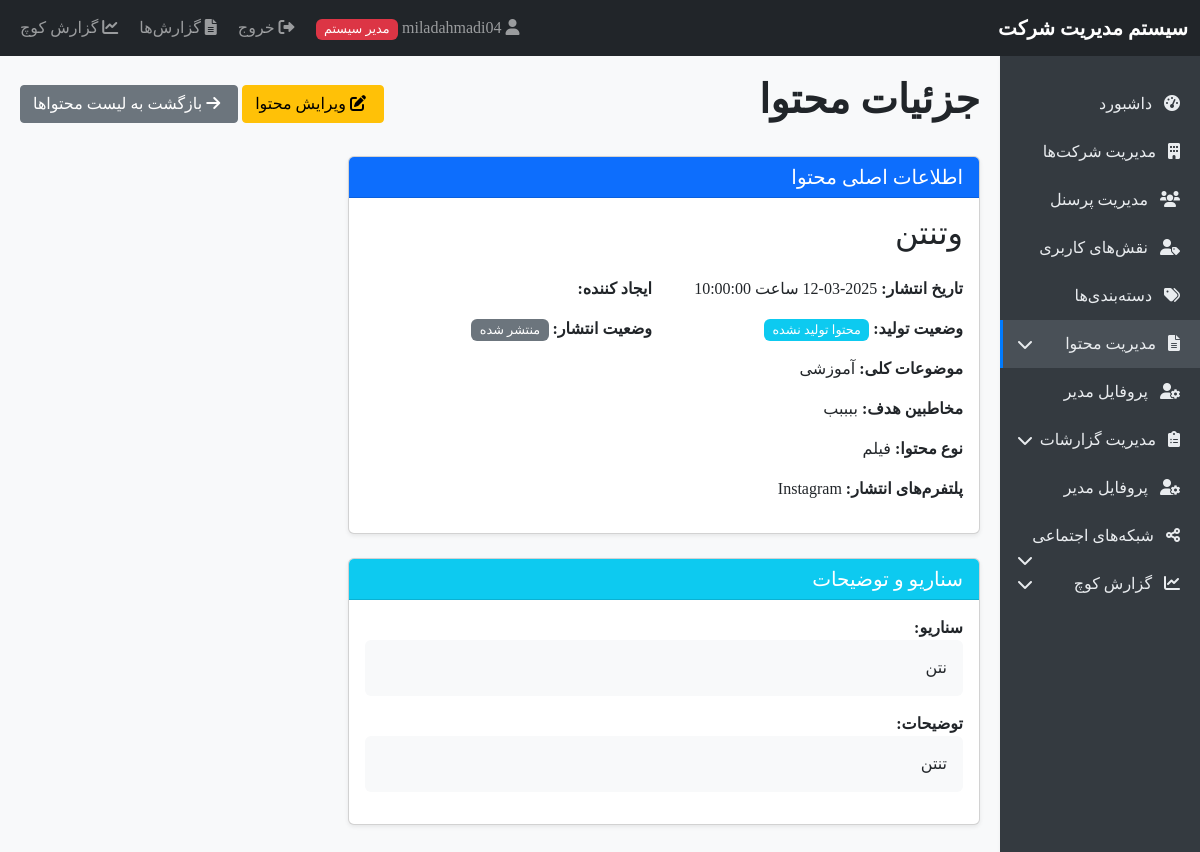
Page /content_view.php?id=10&company=1 (signed in) on the earlier database version.
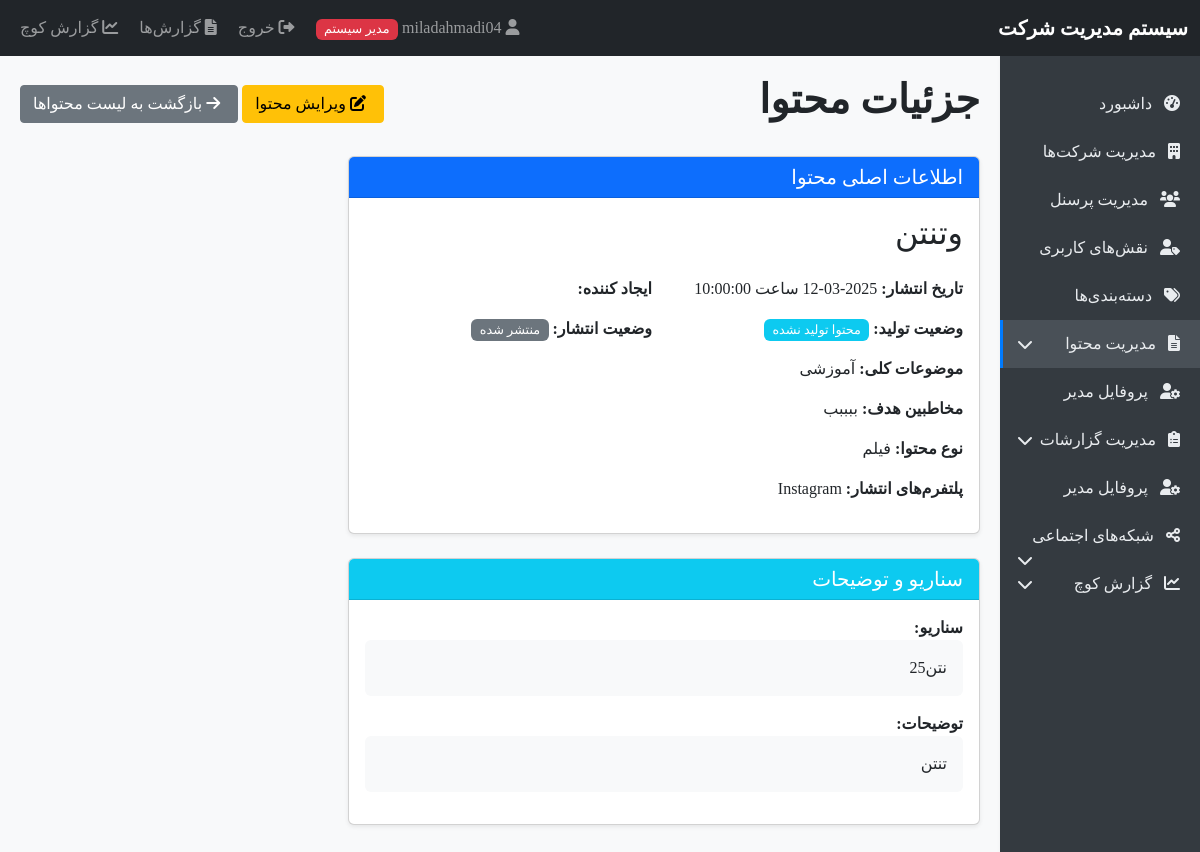
Same page on the later database version.
### tables this page shows
CREATE TABLE `contents` (
  `id` int(11) NOT NULL,
  `company_id` int(11) NOT NULL,
  `title` varchar(255) NOT NULL,
  `scenario` text DEFAULT NULL,
  `description` text DEFAULT NULL,
  `production_status_id` int(11) NOT NULL,
  `publish_status_id` int(11) NOT NULL,
  `content_format_id` int(11) DEFAULT NULL,
  `created_by` int(11) NOT NULL,
  `publish_date` date NOT NULL,
  `publish_time` time DEFAULT '10:00:00',
  `created_at` timestamp NOT NULL DEFAULT current_timestamp()
);

CREATE TABLE `content_production_statuses` (
  `id` int(11) NOT NULL,
  `company_id` int(11) NOT NULL,
  `name` varchar(100) NOT NULL,
  `is_default` tinyint(1) DEFAULT 0,
  `is_system` tinyint(1) DEFAULT 0,
  `created_at` timestamp NOT NULL DEFAULT current_timestamp()
);

CREATE TABLE `content_publish_statuses` (
  `id` int(11) NOT NULL,
  `company_id` int(11) NOT NULL,
  `name` varchar(100) NOT NULL,
  `is_default` tinyint(1) DEFAULT 0,
  `is_system` tinyint(1) DEFAULT 0,
  `created_at` timestamp NOT NULL DEFAULT current_timestamp()
);

### content_view.php (the view, shortened to what the changed rows need)
<?php
require_once 'database.php';
$companyId = isAdmin() ?
    (isset($_GET['company']) && is_numeric($_GET['company']) ? clean($_GET['company']) : null) :
    $_SESSION['company_id'];
$contentId = isset($_GET['id']) && is_numeric($_GET['id']) ? intval($_GET['id']) : 0;
$stmt = $pdo->prepare("SELECT c.*,
    CONCAT(p.first_name, ' ', p.last_name) as creator_name,
    ps.name as production_status,
    pbs.name as publish_status,
    comp.name as company_name
    FROM contents c
    LEFT JOIN personnel p ON c.created_by = p.id
    LEFT JOIN content_production_statuses ps ON c.production_status_id = ps.id
    LEFT JOIN content_publish_statuses pbs ON c.publish_status_id = pbs.id
    LEFT JOIN companies comp ON c.company_id = comp.id
    WHERE c.id = ? AND c.company_id = ?");
$stmt->execute([$contentId, $companyId]);
$content = $stmt->fetch();
$topicStmt = $pdo->prepare("SELECT t.name
    FROM content_topics t
    JOIN content_topic_relations ctr ON t.id = ctr.topic_id
    WHERE ctr.content_id = ?");
$topicStmt->execute([$contentId]);
$topics = $topicStmt->fetchAll(PDO::FETCH_COLUMN);
$audienceStmt = $pdo->prepare("SELECT a.name
    FROM content_audiences a
    JOIN content_audience_content cac ON a.id = cac.audience_id
    WHERE cac.content_id = ?");
$audienceStmt->execute([$contentId]);
$audiences = $audienceStmt->fetchAll(PDO::FETCH_COLUMN);
$typeStmt = $pdo->prepare("SELECT t.name
    FROM content_types t
    JOIN content_type_relations ctr ON t.id = ctr.type_id
    WHERE ctr.content_id = ?");
$typeStmt->execute([$contentId]);
$types = $typeStmt->fetchAll(PDO::FETCH_COLUMN);
$platformStmt = $pdo->prepare("SELECT p.name
    FROM content_platforms p
    JOIN content_platform_relations cpr ON p.id = cpr.platform_id
    WHERE cpr.content_id = ?");
$platformStmt->execute([$contentId]);
$platforms = $platformStmt->fetchAll(PDO::FETCH_COLUMN);
include 'header.php';
?>
<div class="d-flex justify-content-between align-items-center mb-4">
    <h1>جزئیات محتوا</h1>
</div>
<div class="row">
    <div class="col-md-8">
        <div class="card mb-4">
            <div class="card-body">
                <h2 class="mb-4"><?php echo htmlspecialchars($content['title']); ?></h2>
                <div class="row mb-3">
                    <div class="col-md-6">
                        <strong>تاریخ انتشار:</strong>
                        ساعت
                        <?php echo $content['publish_time']; ?>
                    </div>
                    <div class="col-md-6">
                        <strong>ایجاد کننده:</strong>
                    </div>
                </div>
                <div class="row mb-3">
                    <div class="col-md-6">
                        <strong>وضعیت تولید:</strong>
                        <span class="badge bg-info"><?php echo $content['production_status']; ?></span>
                    </div>
                    <div class="col-md-6">
                        <strong>وضعیت انتشار:</strong>
                        <span class="badge bg-secondary"><?php echo $content['publish_status']; ?></span>
                    </div>
                </div>
                <?php if (!empty($topics)): ?>
                    <div class="mb-3">
                        <strong>موضوعات کلی:</strong>
                        <?php echo implode('، ', $topics); ?>
                    </div>
                <?php endif; ?>
                <?php if (!empty($audiences)): ?>
                    <div class="mb-3">
                        <strong>مخاطبین هدف:</strong>
                        <?php echo implode('، ', $audiences); ?>
                    </div>
                <?php endif; ?>
                <?php if (!empty($types)): ?>
                    <div class="mb-3">
                        <strong>نوع محتوا:</strong>
                        <?php echo implode('، ', $types); ?>
                    </div>
                <?php endif; ?>
                <?php if (!empty($platforms)): ?>
                    <div class="mb-3">
                        <strong>پلتفرم‌های انتشار:</strong>
                        <?php echo implode('، ', $platforms); ?>
                    </div>
                <?php endif; ?>
            </div>
        </div>
        <div class="card mb-4">
            <div class="card-body">
                <?php if (!empty($content['scenario'])): ?>
                    <div class="mb-3">
                        <strong>سناریو:</strong>
                        <div class="bg-light p-3 rounded">
                            <?php echo nl2br(htmlspecialchars($content['scenario'])); ?>
                        </div>
                    </div>
                <?php endif; ?>
                <?php if (!empty($content['description'])): ?>
                    <div class="mb-3">
                        <strong>توضیحات:</strong>
                        <div class="bg-light p-3 rounded">
                            <?php echo nl2br(htmlspecialchars($content['description'])); ?>
                        </div>
                    </div>
                <?php endif; ?>
            </div>
        </div>
    </div>
</div>
<?php include 'footer.php'; ?>

Differences in the rows shown:
changed contents "وتنتن": scenario "نتن" → "نتن25"
